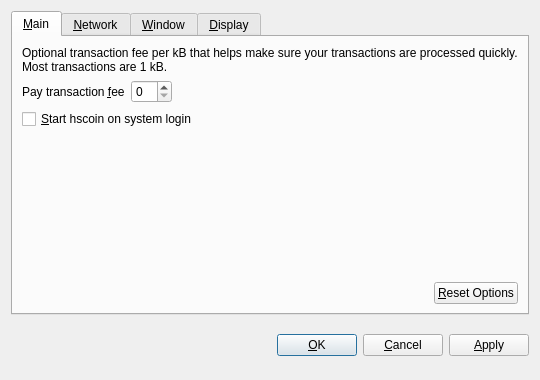
<?xml version="1.0" encoding="UTF-8"?>
<ui version="4.0">
 <class>OptionsDialog</class>
 <widget class="QDialog" name="OptionsDialog">
  <property name="geometry">
   <rect>
    <x>0</x>
    <y>0</y>
    <width>540</width>
    <height>380</height>
   </rect>
  </property>
  <property name="windowTitle">
   <string>Options</string>
  </property>
  <property name="modal">
   <bool>true</bool>
  </property>
  <layout class="QVBoxLayout" name="verticalLayout">
   <item>
    <widget class="QTabWidget" name="tabWidget">
     <property name="tabPosition">
      <enum>QTabWidget::North</enum>
     </property>
     <property name="currentIndex">
      <number>0</number>
     </property>
     <widget class="QWidget" name="tabMain">
      <attribute name="title">
       <string>&amp;Main</string>
      </attribute>
      <layout class="QVBoxLayout" name="verticalLayout_Main">
       <item>
        <widget class="QLabel" name="transactionFeeInfoLabel">
         <property name="text">
          <string>Optional transaction fee per kB that helps make sure your transactions are processed quickly. Most transactions are 1 kB.</string>
         </property>
         <property name="textFormat">
          <enum>Qt::PlainText</enum>
         </property>
         <property name="wordWrap">
          <bool>true</bool>
         </property>
        </widget>
       </item>
       <item>
        <layout class="QHBoxLayout" name="horizontalLayout_1_Main">
         <item>
          <widget class="QLabel" name="transactionFeeLabel">
           <property name="text">
            <string>Pay transaction &amp;fee</string>
           </property>
           <property name="textFormat">
            <enum>Qt::PlainText</enum>
           </property>
           <property name="buddy">
            <cstring>transactionFee</cstring>
           </property>
          </widget>
         </item>
         <item>
          <widget class="BitcoinAmountField" name="transactionFee"/>
         </item>
         <item>
          <spacer name="horizontalSpacer_1_Main">
           <property name="orientation">
            <enum>Qt::Horizontal</enum>
           </property>
           <property name="sizeHint" stdset="0">
            <size>
             <width>40</width>
             <height>20</height>
            </size>
           </property>
          </spacer>
         </item>
        </layout>
       </item>
       <item>
        <widget class="QCheckBox" name="bitcoinAtStartup">
         <property name="toolTip">
          <string>Automatically start hscoin after logging in to the system.</string>
         </property>
         <property name="text">
          <string>&amp;Start hscoin on system login</string>
         </property>
        </widget>
       </item>
       <item>
        <spacer name="verticalSpacer_Main">
         <property name="orientation">
          <enum>Qt::Vertical</enum>
         </property>
         <property name="sizeHint" stdset="0">
          <size>
           <width>20</width>
           <height>40</height>
          </size>
         </property>
        </spacer>
       </item>
       <item>
        <layout class="QHBoxLayout" name="horizontalLayout_2_Main">
         <item>
          <spacer name="horizontalSpacer_2_Main">
           <property name="orientation">
            <enum>Qt::Horizontal</enum>
           </property>
           <property name="sizeHint" stdset="0">
            <size>
             <width>40</width>
             <height>20</height>
            </size>
           </property>
          </spacer>
         </item>
         <item>
          <widget class="QPushButton" name="resetButton">
           <property name="toolTip">
            <string>Reset all client options to default.</string>
           </property>
           <property name="text">
            <string>&amp;Reset Options</string>
           </property>
           <property name="autoDefault">
            <bool>false</bool>
           </property>
          </widget>
         </item>
        </layout>
       </item>
      </layout>
     </widget>
     <widget class="QWidget" name="tabNetwork">
      <attribute name="title">
       <string>&amp;Network</string>
      </attribute>
      <layout class="QVBoxLayout" name="verticalLayout_Network">
       <item>
        <widget class="QCheckBox" name="mapPortUpnp">
         <property name="toolTip">
          <string>Automatically open the hscoin client port on the router. This only works when your router supports UPnP and it is enabled.</string>
         </property>
         <property name="text">
          <string>Map port using &amp;UPnP</string>
         </property>
        </widget>
       </item>
       <item>
        <widget class="QCheckBox" name="connectSocks">
         <property name="toolTip">
          <string>Connect to the hscoin network through a SOCKS proxy (e.g. when connecting through Tor).</string>
         </property>
         <property name="text">
          <string>&amp;Connect through SOCKS proxy:</string>
         </property>
        </widget>
       </item>
       <item>
        <layout class="QHBoxLayout" name="horizontalLayout_Network">
         <item>
          <widget class="QLabel" name="proxyIpLabel">
           <property name="text">
            <string>Proxy &amp;IP:</string>
           </property>
           <property name="textFormat">
            <enum>Qt::PlainText</enum>
           </property>
           <property name="buddy">
            <cstring>proxyIp</cstring>
           </property>
          </widget>
         </item>
         <item>
          <widget class="QValidatedLineEdit" name="proxyIp">
           <property name="maximumSize">
            <size>
             <width>140</width>
             <height>16777215</height>
            </size>
           </property>
           <property name="toolTip">
            <string>IP address of the proxy (e.g. 127.0.0.1)</string>
           </property>
          </widget>
         </item>
         <item>
          <widget class="QLabel" name="proxyPortLabel">
           <property name="text">
            <string>&amp;Port:</string>
           </property>
           <property name="textFormat">
            <enum>Qt::PlainText</enum>
           </property>
           <property name="buddy">
            <cstring>proxyPort</cstring>
           </property>
          </widget>
         </item>
         <item>
          <widget class="QLineEdit" name="proxyPort">
           <property name="maximumSize">
            <size>
             <width>55</width>
             <height>16777215</height>
            </size>
           </property>
           <property name="toolTip">
            <string>Port of the proxy (e.g. 9050)</string>
           </property>
          </widget>
         </item>
         <item>
          <widget class="QLabel" name="socksVersionLabel">
           <property name="text">
            <string>SOCKS &amp;Version:</string>
           </property>
           <property name="textFormat">
            <enum>Qt::PlainText</enum>
           </property>
           <property name="buddy">
            <cstring>socksVersion</cstring>
           </property>
          </widget>
         </item>
         <item>
          <widget class="QValueComboBox" name="socksVersion">
           <property name="toolTip">
            <string>SOCKS version of the proxy (e.g. 5)</string>
           </property>
          </widget>
         </item>
         <item>
          <spacer name="horizontalSpacer_Network">
           <property name="orientation">
            <enum>Qt::Horizontal</enum>
           </property>
           <property name="sizeHint" stdset="0">
            <size>
             <width>40</width>
             <height>20</height>
            </size>
           </property>
          </spacer>
         </item>
        </layout>
       </item>
       <item>
        <spacer name="verticalSpacer_Network">
         <property name="orientation">
          <enum>Qt::Vertical</enum>
         </property>
         <property name="sizeHint" stdset="0">
          <size>
           <width>20</width>
           <height>40</height>
          </size>
         </property>
        </spacer>
       </item>
      </layout>
     </widget>
     <widget class="QWidget" name="tabWindow">
      <attribute name="title">
       <string>&amp;Window</string>
      </attribute>
      <layout class="QVBoxLayout" name="verticalLayout_Window">
       <item>
        <widget class="QCheckBox" name="minimizeToTray">
         <property name="toolTip">
          <string>Show only a tray icon after minimizing the window.</string>
         </property>
         <property name="text">
          <string>&amp;Minimize to the tray instead of the taskbar</string>
         </property>
        </widget>
       </item>
       <item>
        <widget class="QCheckBox" name="minimizeOnClose">
         <property name="toolTip">
          <string>Minimize instead of exit the application when the window is closed. When this option is enabled, the application will be closed only after selecting Quit in the menu.</string>
         </property>
         <property name="text">
          <string>M&amp;inimize on close</string>
         </property>
        </widget>
       </item>
       <item>
        <spacer name="verticalSpacer_Window">
         <property name="orientation">
          <enum>Qt::Vertical</enum>
         </property>
         <property name="sizeHint" stdset="0">
          <size>
           <width>20</width>
           <height>40</height>
          </size>
         </property>
        </spacer>
       </item>
      </layout>
     </widget>
     <widget class="QWidget" name="tabDisplay">
      <attribute name="title">
       <string>&amp;Display</string>
      </attribute>
      <layout class="QVBoxLayout" name="verticalLayout_Display">
       <item>
        <layout class="QHBoxLayout" name="horizontalLayout_1_Display">
         <item>
          <widget class="QLabel" name="langLabel">
           <property name="text">
            <string>User Interface &amp;language:</string>
           </property>
           <property name="textFormat">
            <enum>Qt::PlainText</enum>
           </property>
           <property name="buddy">
            <cstring>lang</cstring>
           </property>
          </widget>
         </item>
         <item>
          <widget class="QValueComboBox" name="lang">
           <property name="toolTip">
            <string>The user interface language can be set here. This setting will take effect after restarting hscoin.</string>
           </property>
          </widget>
         </item>
        </layout>
       </item>
       <item>
        <layout class="QHBoxLayout" name="horizontalLayout_2_Display">
         <item>
          <widget class="QLabel" name="unitLabel">
           <property name="text">
            <string>&amp;Unit to show amounts in:</string>
           </property>
           <property name="textFormat">
            <enum>Qt::PlainText</enum>
           </property>
           <property name="buddy">
            <cstring>unit</cstring>
           </property>
          </widget>
         </item>
         <item>
          <widget class="QValueComboBox" name="unit">
           <property name="toolTip">
            <string>Choose the default subdivision unit to show in the interface and when sending coins.</string>
           </property>
          </widget>
         </item>
        </layout>
       </item>
       <item>
        <widget class="QCheckBox" name="displayAddresses">
         <property name="toolTip">
          <string>Whether to show hscoin addresses in the transaction list or not.</string>
         </property>
         <property name="text">
          <string>&amp;Display addresses in transaction list</string>
         </property>
        </widget>
       </item>
       <item>
        <widget class="QCheckBox" name="coinControlFeatures">
         <property name="toolTip">
          <string>Whether to show coin control features or not.</string>
         </property>
         <property name="text">
          <string>Display coin &amp;control features (experts only!)</string>
         </property>
        </widget>
       </item>
       <item>
        <spacer name="verticalSpacer_Display">
         <property name="orientation">
          <enum>Qt::Vertical</enum>
         </property>
         <property name="sizeHint" stdset="0">
          <size>
           <width>20</width>
           <height>40</height>
          </size>
         </property>
        </spacer>
       </item>
      </layout>
     </widget>
    </widget>
   </item>
   <item>
    <layout class="QHBoxLayout" name="horizontalLayout_Buttons">
     <item>
      <spacer name="horizontalSpacer_1">
       <property name="orientation">
        <enum>Qt::Horizontal</enum>
       </property>
       <property name="sizeHint" stdset="0">
        <size>
         <width>40</width>
         <height>48</height>
        </size>
       </property>
      </spacer>
     </item>
     <item>
      <widget class="QLabel" name="statusLabel">
       <property name="font">
        <font>
         <weight>75</weight>
         <bold>true</bold>
        </font>
       </property>
       <property name="text">
        <string/>
       </property>
       <property name="textFormat">
        <enum>Qt::PlainText</enum>
       </property>
       <property name="wordWrap">
        <bool>true</bool>
       </property>
      </widget>
     </item>
     <item>
      <spacer name="horizontalSpacer_2">
       <property name="orientation">
        <enum>Qt::Horizontal</enum>
       </property>
       <property name="sizeHint" stdset="0">
        <size>
         <width>40</width>
         <height>48</height>
        </size>
       </property>
      </spacer>
     </item>
     <item>
      <widget class="QPushButton" name="okButton">
       <property name="text">
        <string>&amp;OK</string>
       </property>
      </widget>
     </item>
     <item>
      <widget class="QPushButton" name="cancelButton">
       <property name="text">
        <string>&amp;Cancel</string>
       </property>
       <property name="autoDefault">
        <bool>false</bool>
       </property>
      </widget>
     </item>
     <item>
      <widget class="QPushButton" name="applyButton">
       <property name="text">
        <string>&amp;Apply</string>
       </property>
       <property name="autoDefault">
        <bool>false</bool>
       </property>
      </widget>
     </item>
    </layout>
   </item>
  </layout>
 </widget>
 <customwidgets>
  <customwidget>
   <class>BitcoinAmountField</class>
   <extends>QSpinBox</extends>
   <header>bitcoinamountfield.h</header>
  </customwidget>
  <customwidget>
   <class>QValueComboBox</class>
   <extends>QComboBox</extends>
   <header>qvaluecombobox.h</header>
  </customwidget>
  <customwidget>
   <class>QValidatedLineEdit</class>
   <extends>QLineEdit</extends>
   <header>qvalidatedlineedit.h</header>
  </customwidget>
 </customwidgets>
 <resources/>
 <connections/>
</ui>
